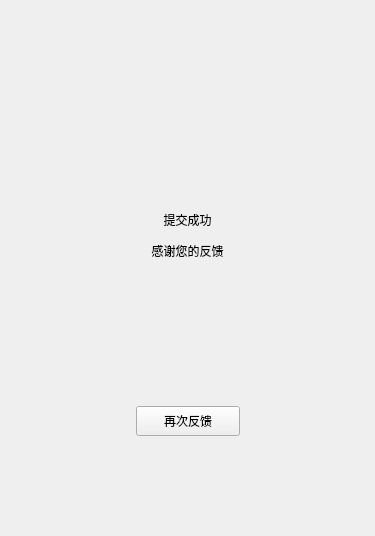
<?xml version="1.0" encoding="UTF-8"?>
<ui version="4.0">
 <class>CustomQWidgetFeedBackReturnPage</class>
 <widget class="QWidget" name="CustomQWidgetFeedBackReturnPage">
  <property name="geometry">
   <rect>
    <x>0</x>
    <y>0</y>
    <width>375</width>
    <height>536</height>
   </rect>
  </property>
  <property name="minimumSize">
   <size>
    <width>375</width>
    <height>536</height>
   </size>
  </property>
  <property name="windowTitle">
   <string>Form</string>
  </property>
  <layout class="QGridLayout" name="gridLayout">
   <property name="leftMargin">
    <number>0</number>
   </property>
   <property name="topMargin">
    <number>70</number>
   </property>
   <property name="rightMargin">
    <number>0</number>
   </property>
   <property name="bottomMargin">
    <number>0</number>
   </property>
   <property name="spacing">
    <number>0</number>
   </property>
   <item row="6" column="0">
    <widget class="QWidget" name="widget_2" native="true">
     <layout class="QHBoxLayout" name="horizontalLayout">
      <property name="spacing">
       <number>0</number>
      </property>
      <property name="leftMargin">
       <number>0</number>
      </property>
      <property name="topMargin">
       <number>0</number>
      </property>
      <property name="rightMargin">
       <number>0</number>
      </property>
      <property name="bottomMargin">
       <number>0</number>
      </property>
      <item>
       <spacer name="horizontalSpacer">
        <property name="orientation">
         <enum>Qt::Horizontal</enum>
        </property>
        <property name="sizeHint" stdset="0">
         <size>
          <width>133</width>
          <height>20</height>
         </size>
        </property>
       </spacer>
      </item>
      <item>
       <widget class="QPushButton" name="pushButton">
        <property name="minimumSize">
         <size>
          <width>104</width>
          <height>30</height>
         </size>
        </property>
        <property name="maximumSize">
         <size>
          <width>104</width>
          <height>30</height>
         </size>
        </property>
        <property name="text">
         <string>再次反馈</string>
        </property>
       </widget>
      </item>
      <item>
       <spacer name="horizontalSpacer_2">
        <property name="orientation">
         <enum>Qt::Horizontal</enum>
        </property>
        <property name="sizeHint" stdset="0">
         <size>
          <width>132</width>
          <height>20</height>
         </size>
        </property>
       </spacer>
      </item>
     </layout>
    </widget>
   </item>
   <item row="5" column="0">
    <spacer name="verticalSpacer_3">
     <property name="orientation">
      <enum>Qt::Vertical</enum>
     </property>
     <property name="sizeHint" stdset="0">
      <size>
       <width>20</width>
       <height>40</height>
      </size>
     </property>
    </spacer>
   </item>
   <item row="3" column="0">
    <spacer name="verticalSpacer_2">
     <property name="orientation">
      <enum>Qt::Vertical</enum>
     </property>
     <property name="sizeType">
      <enum>QSizePolicy::Fixed</enum>
     </property>
     <property name="sizeHint" stdset="0">
      <size>
       <width>20</width>
       <height>10</height>
      </size>
     </property>
    </spacer>
   </item>
   <item row="4" column="0">
    <widget class="QLabel" name="label_3">
     <property name="minimumSize">
      <size>
       <width>0</width>
       <height>20</height>
      </size>
     </property>
     <property name="text">
      <string>感谢您的反馈</string>
     </property>
     <property name="alignment">
      <set>Qt::AlignCenter</set>
     </property>
    </widget>
   </item>
   <item row="1" column="0">
    <spacer name="verticalSpacer">
     <property name="orientation">
      <enum>Qt::Vertical</enum>
     </property>
     <property name="sizeType">
      <enum>QSizePolicy::Fixed</enum>
     </property>
     <property name="sizeHint" stdset="0">
      <size>
       <width>20</width>
       <height>34</height>
      </size>
     </property>
    </spacer>
   </item>
   <item row="2" column="0">
    <widget class="QLabel" name="label_2">
     <property name="minimumSize">
      <size>
       <width>0</width>
       <height>23</height>
      </size>
     </property>
     <property name="maximumSize">
      <size>
       <width>16777215</width>
       <height>23</height>
      </size>
     </property>
     <property name="text">
      <string>提交成功</string>
     </property>
     <property name="alignment">
      <set>Qt::AlignCenter</set>
     </property>
    </widget>
   </item>
   <item row="0" column="0">
    <widget class="QWidget" name="widget" native="true">
     <property name="minimumSize">
      <size>
       <width>0</width>
       <height>104</height>
      </size>
     </property>
     <layout class="QHBoxLayout" name="horizontalLayout_2">
      <property name="spacing">
       <number>0</number>
      </property>
      <property name="leftMargin">
       <number>0</number>
      </property>
      <property name="topMargin">
       <number>0</number>
      </property>
      <property name="rightMargin">
       <number>0</number>
      </property>
      <property name="bottomMargin">
       <number>0</number>
      </property>
      <item>
       <spacer name="horizontalSpacer_3">
        <property name="orientation">
         <enum>Qt::Horizontal</enum>
        </property>
        <property name="sizeHint" stdset="0">
         <size>
          <width>133</width>
          <height>20</height>
         </size>
        </property>
       </spacer>
      </item>
      <item>
       <widget class="QLabel" name="label">
        <property name="minimumSize">
         <size>
          <width>104</width>
          <height>104</height>
         </size>
        </property>
        <property name="maximumSize">
         <size>
          <width>104</width>
          <height>104</height>
         </size>
        </property>
        <property name="text">
         <string/>
        </property>
        <property name="alignment">
         <set>Qt::AlignLeading|Qt::AlignLeft|Qt::AlignVCenter</set>
        </property>
       </widget>
      </item>
      <item>
       <spacer name="horizontalSpacer_4">
        <property name="orientation">
         <enum>Qt::Horizontal</enum>
        </property>
        <property name="sizeHint" stdset="0">
         <size>
          <width>132</width>
          <height>20</height>
         </size>
        </property>
       </spacer>
      </item>
     </layout>
    </widget>
   </item>
   <item row="7" column="0">
    <spacer name="verticalSpacer_4">
     <property name="orientation">
      <enum>Qt::Vertical</enum>
     </property>
     <property name="sizeType">
      <enum>QSizePolicy::Fixed</enum>
     </property>
     <property name="sizeHint" stdset="0">
      <size>
       <width>20</width>
       <height>100</height>
      </size>
     </property>
    </spacer>
   </item>
  </layout>
 </widget>
 <resources/>
 <connections/>
</ui>
